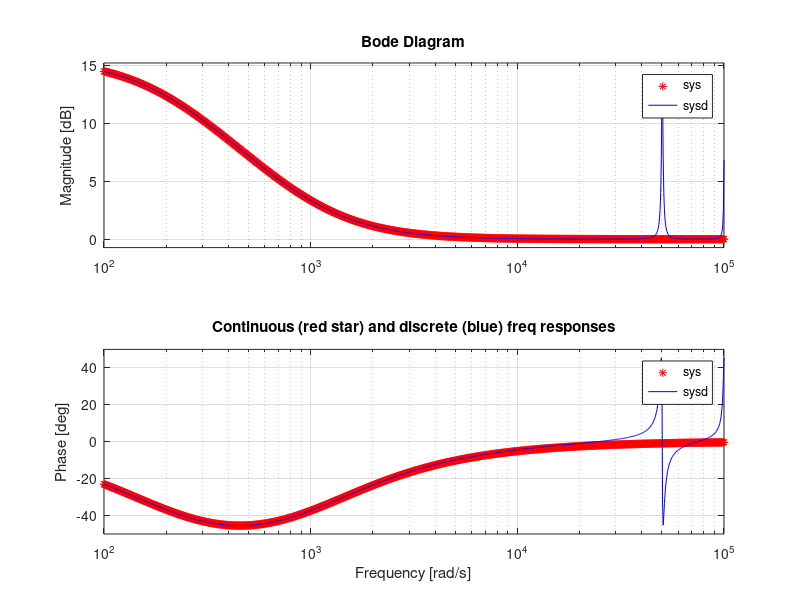
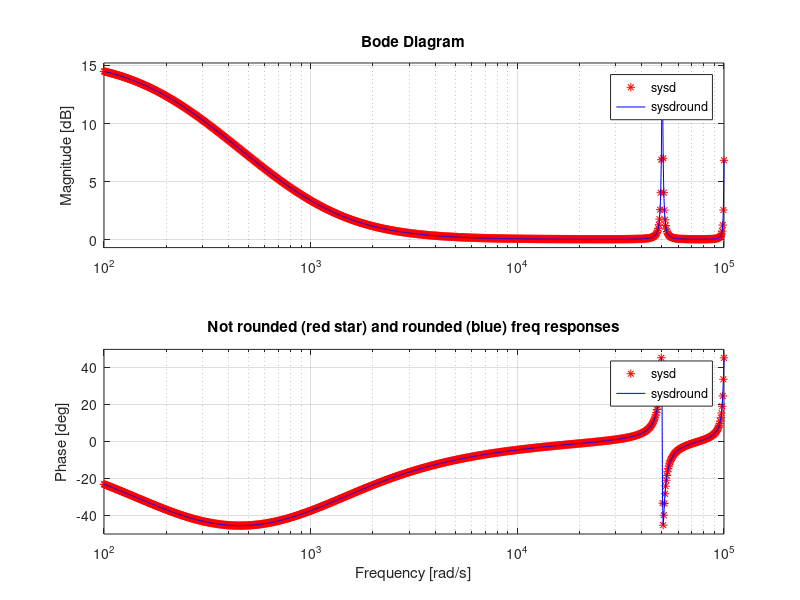
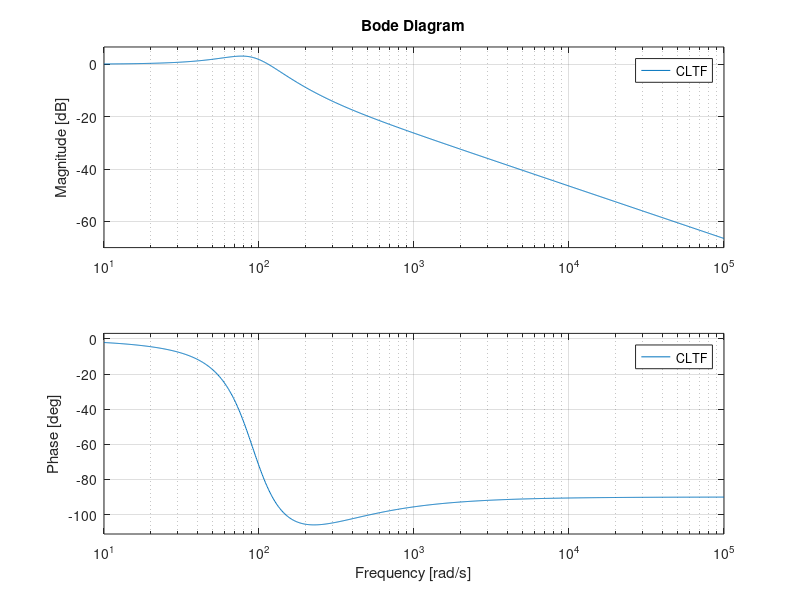
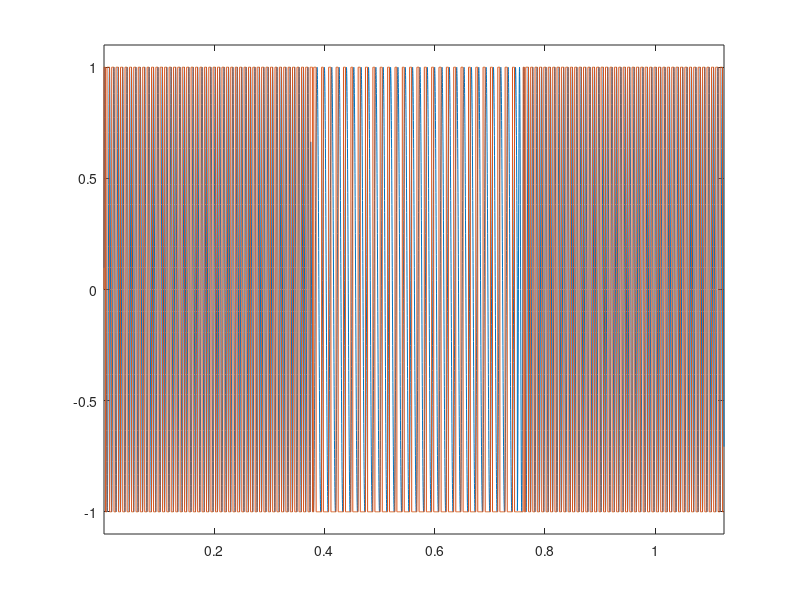

These figures' MATLAB source, in order:
%% designsteps.m   Software Linear PLL MATLAB design and simulation program
%% Upendra Ummethala and Mike Mellor
%% December 19, 2000   EE539 Real Time DSP Final Project
%%%%%%%%%%%%%%%%%%%%%%%%%%%%%%%%%%%%%%%%%%%%%%%%%%%%%%%%%%%%%%%%%%%%%%%%%%%%
%%% PLL parameters design first
%% See Chapters 2 and 5 in Phase-Locked Loops : Design, Simulation and
%% Applications by Roland E Best; Fourth Edition, McGraw Hill
%% for design procedure and parameter selection
%% A continuous time implementation is first made which is discretized
%% Proper scaling is then applied to facilitate a fixed point implementation.
%%%%%%%%%%%%%%%%%%%%%%%%%%%%%%%%%%%%%%%%%%%%%%%%%%%%%%%%%%%%%%%%%%%%%%%%%%%%%

clear all;						%% Start with a clean slate	
close all;		

w0=100*2*pi; 					%% Target DCO center frequency = 100Hz
zeta=0.7; 						%% Target loop damping ratio
delta_w=50*2*pi; 				%% Target lock range = +/-50Hz

w2_min=w0-1.5*delta_w;		%% Target min. frequency = 100-50=50Hz
w2_max=w0+1.5*delta_w;		%% Target max. frequency = 100+50=150Hz

uf_max=2^15-1;					%% Loop filter output upper clipping limit
uf_min=-2^15;					%% Loop filter output upper clipping limit


% Ko here is <1 so in the C code for the DSK, this is scaled up by 2^6
Ko=(w2_max-w2_min)/(uf_max-uf_min);

% Using an active filter, i.e. the DC gain is greater than unity.
Ka=6;

Kd=31000*2/pi;							%% Phase detector gain 
wn=delta_w/(2*zeta);					%% Loop natural frequency 
tau2=(zeta*2/wn)-(1/(Ko*Kd*Ka)); %% Filter zero time constant
tau1=Ko*Kd*Ka/wn^2;					%% Filter pole time constant

pole_freq=1/tau1				%% Single pole frequency	
zero_freq=1/tau2				%% Singe zero frequency

%%%%%%%%%%%%%%%%%%%%%%%%%%%%%%%%%%%%%%%%%%%%%%%%%%%%%%%%%%%%%%%%%%%%%%%%%
%%% Filter coefficient design
%%%%%%%%%%%%%%%%%%%%%%%%%%%%%%%%%%%%%%%%%%%%%%%%%%%%%%%%%%%%%%%%%%%%%%%%%
zerofreq=zero_freq*2*pi; 	%% Zero frequency in radians
polefreq=pole_freq*2*pi;  	%% Pole frequency in radians
gain=Ka;							%% Loop filter DC gain

sys=tf(gain*[1/zerofreq 1],[1/polefreq 1]); %Create continuous time equivalent

Ts=1/8000; 						%% DSK sample time fixed at 8kHz
sysd=c2d(sys,Ts,'matched');%% Obtain identical discrete time frequency
									%% response to continuous time system

bode(sys,'r*',sysd,'b',{1e2,1e5}); 	%% Compare discrete vs. continuous
title('Continuous (red star) and discrete (blue) freq responses')

[num,den]=tfdata(sysd,'v') %% Obtain the numerator and denominator polynomial
									%%	coefficients for the discrete filter 
coeffscale=2^12;				%% Scale factor for the coefficients

num=round(num*coeffscale); %% Scale the numerator and denomiantor polynomial
den=round(den*coeffscale);	%% coefficients and round them to integers

b0=num(1)						%% Separate out the coefficients from the arrays
b1=num(2)
a0=den(1)
a1=den(2)

% Overlay original and rounded off filter freq responses for comparison
sysdround=tf(num,den,Ts);
figure
bode(sysd,'r*',sysdround,'b',{1e2,1e5});
title('Not rounded (red star) and rounded (blue) freq responses')


%%%%%%%%%%%%%%%%%%%%%%%%%%%%%%%%%%%%%%%%%%%%%%%%%%%%%%%%%%%%%%%%%%%%%%%%%
%%%%%%% We have completed the design now we will implement the PLL
%%%%%%%%%%%%%%%%%%%%%%%%%%%%%%%%%%%%%%%%%%%%%%%%%%%%%%%%%%%%%%%%%%%%%%%%%

%% Initialize variables:
u2_n=0;							%% Initial DCO output level					
phi2_n=0;						%% Initial DCO output phase	
ud_n_1=0;						%% Initial phase detector output
uf_n_1=0;						%% Initial loop filter output

Ts=1/8000;						%% Sample rate for the DSK fixed at 8kHz

t=[1:(9000)]*Ts; 				%% time vector for Matlab simulation

%% compute the closed loop pole transfer unction and pole locations:
CLTF=tf((Ko*Kd/(tau1))*[tau2 1],[1 (1+Ko*Kd*tau2)/(tau1) Ko*Kd/(tau1)]);
[z,p,k]=zpkdata(CLTF,'v')
figure
bode(CLTF,{1e1,1e5});

input=round(31000*sin((w0+delta_w/2)*t));	% Generate input sinewave

%% Shift frequency and/or phase for the middle third of the simulation
input(round(length(t)/3)+1:round(length(t)*2/3))=round(31000*sin((w0-delta_w/2)*t(round(length(t)/3)+1:round(length(t)*2/3))+pi/2));

%%%%%%%%%%%%%%%%% Simulate the PLL %%%%%%%%%%%%%%%%%%%%%%%%%%%%%%%%%%%%
for i=1:length(t),			
   
   %% Save the intermediate sample values for plotting	
   ud(i)=ud_n_1;				%% Phase detector output
   u2(i)=u2_n;					%% DCO output level
   uf(i)=uf_n_1;				%% Loop filter output
   phi2(i)=phi2_n;			%%	DCO output phase
   
   ud_n=round(input(i)*u2_n);	%% Phase detector output
     
   uf_n=-round(a1*uf_n_1)+round(b0*ud_n)+round(b1*ud_n_1);	%% Loop filter output
   																			%% rounded to an integer	

   lowerlimit=-2^31;		%% Limit checks for internal state saturation. 
   upperlimit=2^31-1;	%% Assume 32 bit signed integers for all variables	
   
   if ( (a1*uf_n_1 >= upperlimit) | (a1*uf_n_1 <= lowerlimit)),
      disp(['WARNING !!!! a1*uf_n_1 out of range']);
   end
   
   if ( (b0*ud_n >= upperlimit) | (b0*ud_n <= lowerlimit)),
      disp(['WARNING !!!! b0*ud_n out of range']);
   end
  	if ( (b1*ud_n_1 >= upperlimit) | (b1*ud_n_1 <= lowerlimit)),
      disp(['WARNING !!!! b1*ud_n_1 out of range']);
   end
  	if ( (uf_n >= upperlimit) | (uf_n <= lowerlimit)),
      disp(['WARNING !!!! a1*uf_n_1 out of range']);
   end
      
   uf_n=round(uf_n/coeffscale);  %% Undo the effect of coefficient scaling 
   										%% Would correspond to bitshifts on the DSP

   phi2_nplus1=phi2_n+round(w0+Ko*uf_n);	%% update the DCO phase
   
   %%%%%%% Check for saturation	%%%%%%%%%%%%%%%%%%%%%%%%%%%%%%%%%%%%%%%%%%%%%%
   if ( (Ko*uf_n >= upperlimit) | (Ko*uf_n <= lowerlimit)),
      disp(['WARNING !!!! Ko*uf_n out of range']);
   end
	if ( (phi2_nplus1 >= upperlimit) | (phi2_nplus1 <= lowerlimit)),
      disp(['WARNING !!!! phi2_nplus1 out of range']);
   end
   if ( ((w0+Ko*uf_n) >= upperlimit) | ((w0+Ko*uf_n) <= lowerlimit)),
      disp(['WARNING !!!! (w0+Ko*uf_n) out of range']);
   end
   
   %% Unwrap the phase by 2*pi if the current phase is >pi 
   if phi2_nplus1>round(pi*1/Ts),
      phi2_nplus1=phi2_nplus1-2*round(pi*1/Ts);
   end
   
   %% Output the appropriate Walsh function value(+1, -1) based on the phase
   if phi2_nplus1>=0,
      u2_nplus1=1;
   else
      u2_nplus1=-1;
   end
   
   	%% Update the variable for the next trip through the loop   
      ud_n_1=ud_n;			%% Save the previous phase detector output 					
      uf_n_1=uf_n;			%% Save the previous filter output
      phi2_n=phi2_nplus1;	%% Save the predicted DCO phase output
      u2_n=u2_nplus1;		%% Save the predicted DCO output
      
   end
   
   %% Plot the important simulation results
   figure						%% Plot the DCO output vs. time
   plot(t,input/31000,t,u2);  
   axis([min(t) max(t) min(u2)*1.1 max(u2)*1.1])
   
   figure						%% Plot the DCO output phase vs. time
   plot(t,phi2);				
   
   figure						%% Plot the phase detector output vs. time
   plot(t,ud);
   
   figure						%% Plot the loop filter output vs. time
   plot(t,uf);
   